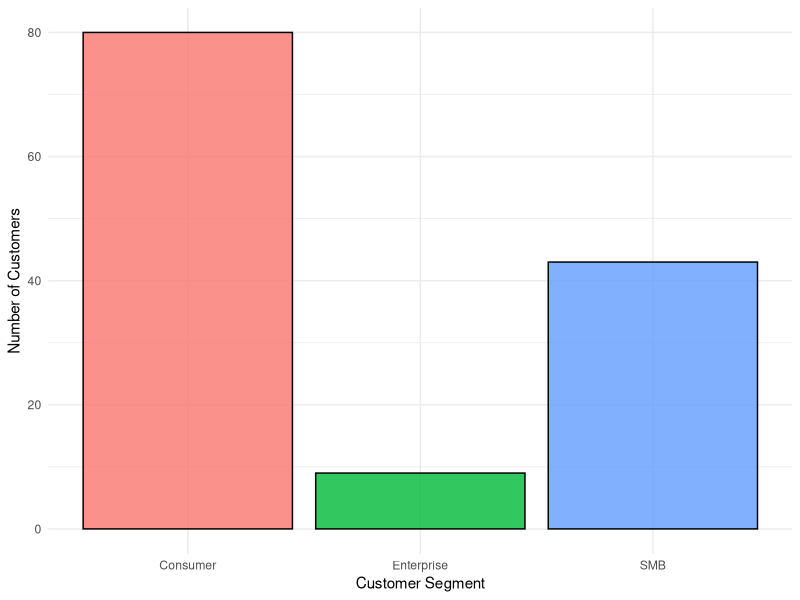
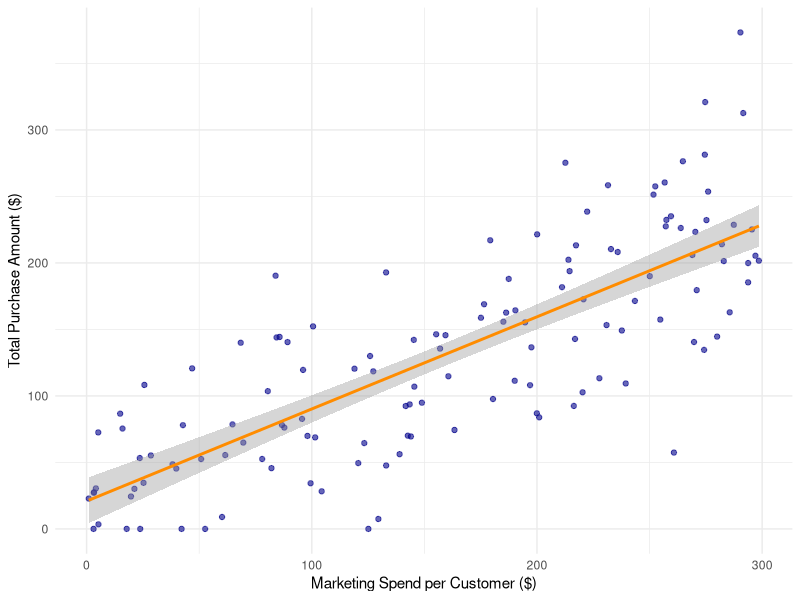

Recreate these plots in R, in order.
## ---- chunk 1
#| label: setup
#| echo: false
#| message: false
#| warning: false

library(tidyverse)
library(knitr)
library(lubridate)

setwd("/Users/lauhanwen/assignment-1-creating-reproducible-reports-Hanwen-L")
data <- read_csv("./data/36506370_Hanwen Liu.csv")
## ---- chunk 2
data <- data |> 
  drop_na(purchase_amount,marketing_spend) |> 
  mutate(signup_date = parse_date_time(signup_date, orders = c("mdy", "ymd", "dmy")))
## ---- chunk 3
#| label: fig-segment-counts
#| echo: false
#| fig-cap: "Count of customers in each market segment."

ggplot(data, aes(x = segment, fill = segment)) +
  geom_bar(color = "black", alpha = 0.8) +
  theme_minimal() +
  labs(x = "Customer Segment", y = "Number of Customers") +
  theme(legend.position = "none")
## ---- chunk 4
#| label: summary-table
#| echo: false

data %>%
  group_by(segment) |> 
  summarise(
    `Avg Spend ($)` = round(mean(marketing_spend), 2),
    `Max Spend ($)` = round(max(marketing_spend), 2),
    `Avg Purchase ($)` = round(mean(purchase_amount), 2),
    `Total Customers` = n()
  ) |> 
  kable(caption = "Campaign Financial Summary by Customer Segment")
## ---- chunk 5
#| label: fig-scatter-spend-purchase
#| echo: false
#| message: false
#| warning: false
#| fig-cap: "Relationship between individual marketing spend and total purchase amount."

ggplot(data, aes(x = marketing_spend, y = purchase_amount)) +
  geom_point(alpha = 0.6, color = "darkblue") +
  geom_smooth(method = "lm", color = "darkorange", se = TRUE) +
  theme_minimal() +
  labs(x = "Marketing Spend per Customer ($)",
       y = "Total Purchase Amount ($)")
